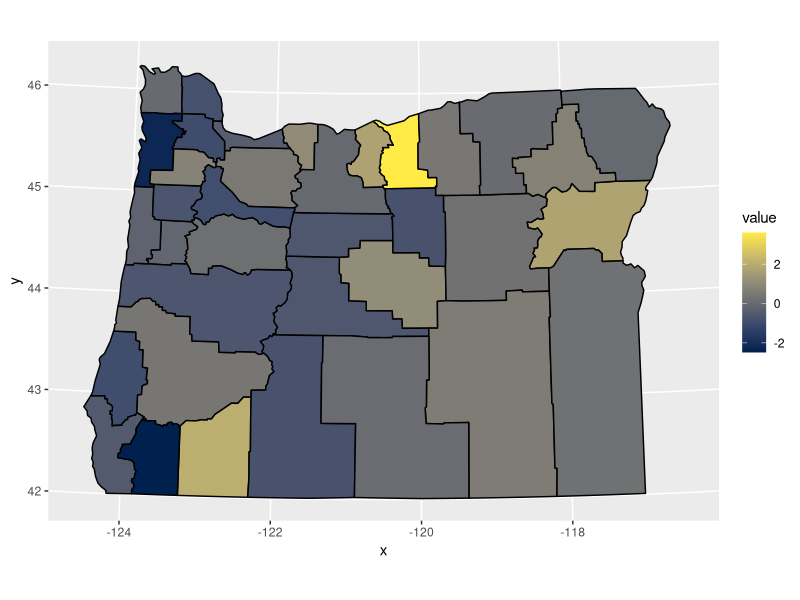

Generate this figure with R:
## ---- chunk 1

#| label: setup
#| include: false

knitr::opts_chunk$set(echo = TRUE)
## ---- chunk 2
#| output: false
# Load tidyverse up for ggplot2
library(tidyverse)
library(mapproj) 
library(maps)

## ---- chunk 3
# map_data() allows you to transform data from the maps package into a data frame
county_map <- map_data("county", "oregon")

# Rename "region" (state) and "subregion" (county) columns in county_map as state and id
names(county_map)[5:6] <- c("state", "id")                                

# Create a new data frame with county names and id (id values are needed for mapping aesthetics)
countyData <- data.frame(id = unique(county_map$id), value = rnorm(36)) 

# Now plot and develop the map
Oregonmap <- ggplot(countyData) +
  aes(map_id = id) +
  geom_map(aes(fill = value), map = county_map, colour = "black") +
  coord_map("polyconic") +                                         # Choose a coordinate system* (I recommend doing a Google search)
  expand_limits(x = county_map$long, y = county_map$lat)       +   # Setting units and adjusting the plot limits for the x and y axis
  scale_fill_viridis_c(option="E")                                 # Choose a color scale (for when you are plotting a map with actual data)

# Print the map~
print(Oregonmap)
